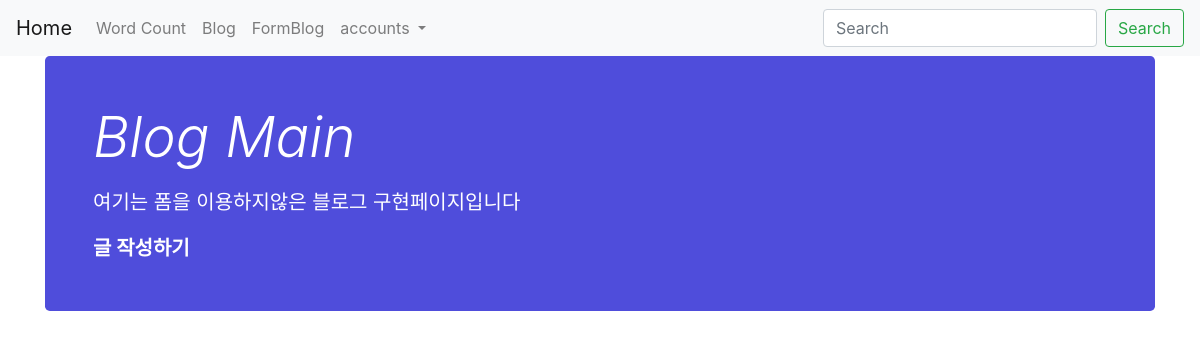
Before: /blog/main with the older database file.
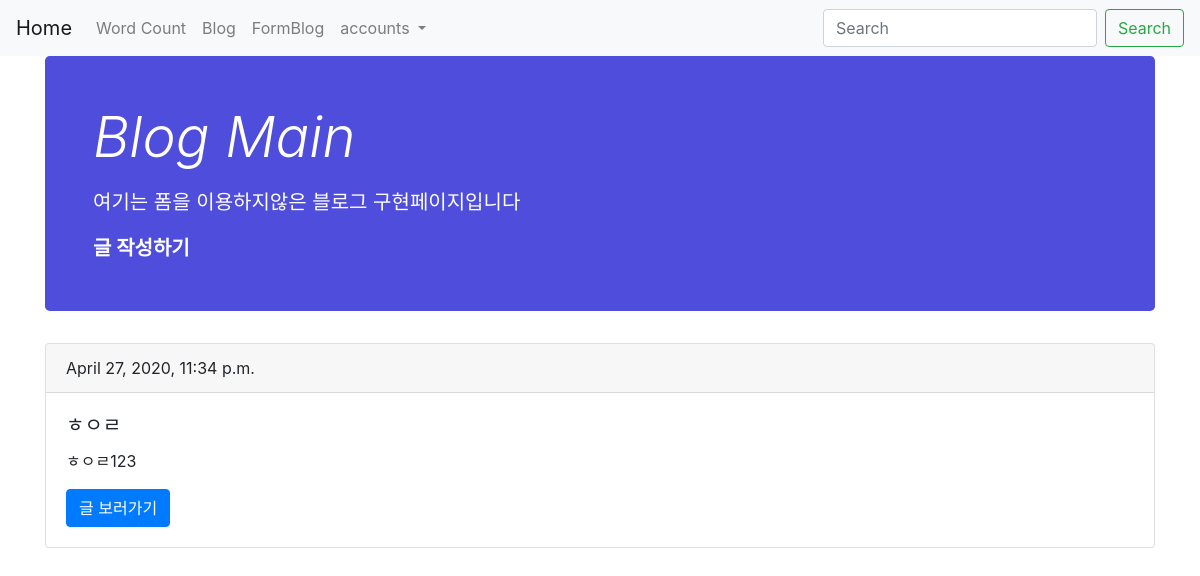
After: the same page with the newer database file.
### blog/models.py (models this page shows, shortened)
class Blog(models.Model):
    title = models.CharField(max_length=200)
    body = models.TextField()
    date = models.DateTimeField('date published')
    def summary(self):
        return self.body[:100]

### blog/views.py (the view)
# urls.py: path('main', views.BlogMain, name = 'blogmain'),
def BlogMain(request):
    blogs= Blog.objects.all()
    return render(request, 'blogmain.html', {'blogs':blogs})

### blog/templates/blogmain.html
{%extends 'base.html'%}
{%block content%}
<div class="container">
      <div class="jumbotron p-4 p-md-5 text-white" style="background-color: rgb(79, 77, 219);">
        <div class="col-md-6 px-0">
               <h1 class="display-4 font-italic">Blog Main</h1>
               <p class="lead my-3">여기는 폼을 이용하지않은 블로그 구현페이지입니다</p>
               <p class="lead mb-0">
                      <a href="{% url 'blognew' %}"class="text-white font-weight-bold">글 작성하기</a></p>
        </div>
    </div>
    {%for blog in blogs%}
    <div class="card">
        <div class="card-header">
          {{blog.date}}
        </div>
        <div class="card-body">
          <h5 class="card-title">{{blog.title}}</h5>
          <p class="card-text">{{blog.summary}}</p>
          <a href="{% url 'blogdetail' blog.id %}" class="btn btn-primary">글 보러가기</a>
        </div>
      </div>
    {%endfor%}
</div>
{%endblock%}

Changed rows visible on the page:
added Blog: date "April 27, 2020, 11:34 p.m.", title "ㅎㅇㄹ", summary "ㅎㅇㄹ123"
